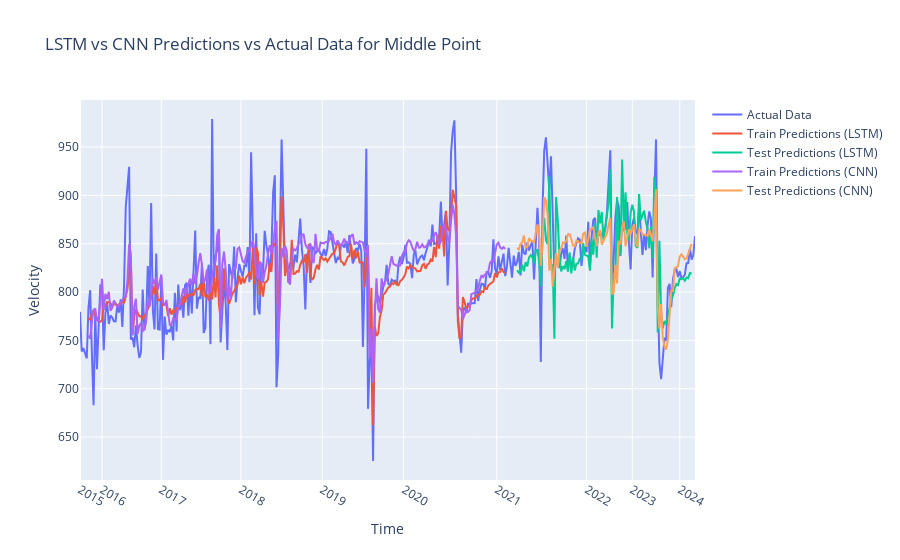

The notebook cell this image was saved under:
### Code cell
# Print RMSE scores for both models
print('LSTM Train Score: %.2f RMSE' % (trainScore_lstm))
print('LSTM Test Score: %.2f RMSE' % (testScore_lstm))
print('CNN Train Score: %.2f RMSE' % (trainScore_cnn))
print('CNN Test Score: %.2f RMSE' % (testScore_cnn))

# Plot predictions of both models
fig_comparison = go.Figure()
fig_comparison.add_trace(go.Scatter(y=scaler.inverse_transform(dataset).flatten(), mode='lines', name='Actual Data'))
fig_comparison.add_trace(go.Scatter(y=trainPredictPlot_lstm.flatten(), mode='lines', name='Train Predictions (LSTM)'))
fig_comparison.add_trace(go.Scatter(y=testPredictPlot_lstm.flatten(), mode='lines', name='Test Predictions (LSTM)'))
fig_comparison.add_trace(go.Scatter(y=trainPredictPlot_cnn.flatten(), mode='lines', name='Train Predictions (CNN)'))
fig_comparison.add_trace(go.Scatter(y=testPredictPlot_cnn.flatten(), mode='lines', name='Test Predictions (CNN)'))

# Update layout for dark theme
fig_comparison.update_layout(title='LSTM vs CNN Predictions vs Actual Data for ' + point_name.capitalize() + ' Point', xaxis_title='Time', yaxis_title='Velocity')
# Update x-axis to show only one tick per year
fig_comparison.update_xaxes(tickvals=[df.index[years == year][0] for year in unique_years], ticktext=unique_years)
fig_comparison.show()

### Figure 1 — Plotly figure (JSON) as saved in the notebook; plotly's stock layout.template omitted (floating-point values rounded to 4 significant figures; data arrays with more than 128 entries replaced by an {"elided": "..."} marker saying what was removed)
{"data": [{"mode": "lines", "name": "Actual Data", "type": "scatter", "y": {"elided": "364 float values"}}, {"mode": "lines", "name": "Train Predictions (LSTM)", "type": "scatter", "y": {"elided": "364 float values"}}, {"mode": "lines", "name": "Test Predictions (LSTM)", "type": "scatter", "y": {"elided": "364 float values"}}, {"mode": "lines", "name": "Train Predictions (CNN)", "type": "scatter", "y": {"elided": "364 float values"}}, {"mode": "lines", "name": "Test Predictions (CNN)", "type": "scatter", "y": {"elided": "364 float values"}}], "layout": {"title": {"text": "LSTM vs CNN Predictions vs Actual Data for Middle Point"}, "xaxis": {"ticktext": [2015, 2016, 2017, 2018, 2019, 2020, 2021, 2022, 2023, 2024], "tickvals": [0, 13, 48, 95, 143, 191, 246, 299, 326, 354], "title": {"text": "Time"}}, "yaxis": {"title": {"text": "Velocity"}}}}
